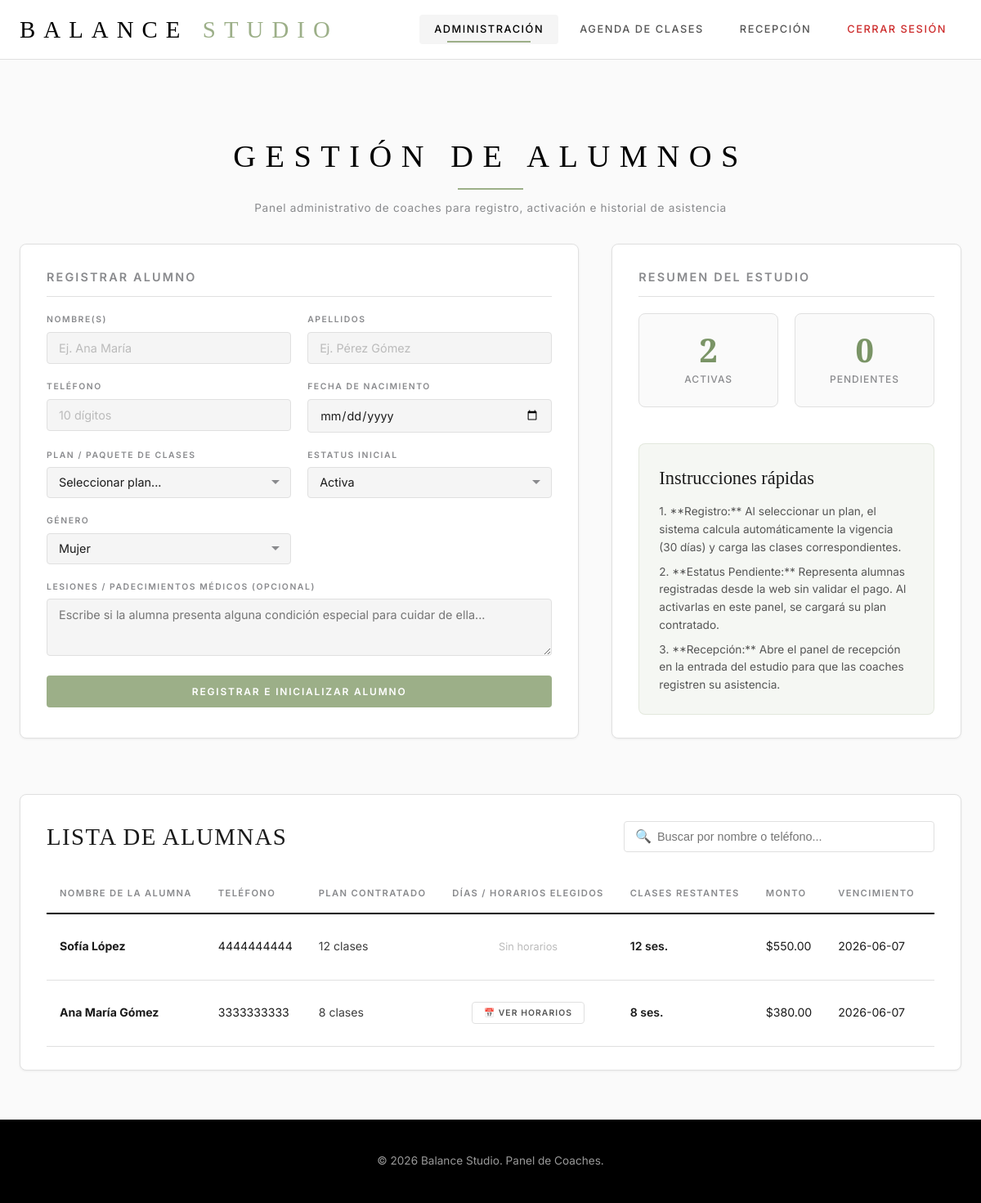
The page /admin_alumnas.php (signed in) on the database its author committed.
### tables this page shows
CREATE TABLE alumnas (
    id INT AUTO_INCREMENT PRIMARY KEY,
    alumna_id VARCHAR(10) UNIQUE,
    nombre VARCHAR(100) NOT NULL,
    apellidos VARCHAR(100) NOT NULL,
    fecha_nacimiento DATE,
    telefono VARCHAR(20) NOT NULL UNIQUE,
    email VARCHAR(150) UNIQUE DEFAULT NULL,
    password VARCHAR(255) DEFAULT NULL,
    paquete_id INT DEFAULT NULL,
    clases_restantes INT DEFAULT 0,
    lesion TEXT,
    fecha_registro DATE NOT NULL,
    fecha_vencimiento DATE DEFAULT NULL,
    monto DECIMAL(10,2) DEFAULT 0.00,
    sexo ENUM('Mujer','Hombre') DEFAULT 'Mujer',
    estatus ENUM('Activa','Inactiva','Pendiente') DEFAULT 'Activa',
    created_at TIMESTAMP DEFAULT CURRENT_TIMESTAMP,
    FOREIGN KEY (paquete_id) REFERENCES paquetes(id) ON DELETE SET NULL
);

CREATE TABLE paquetes (
    id INT AUTO_INCREMENT PRIMARY KEY,
    nombre VARCHAR(100) NOT NULL,
    descripcion TEXT,
    precio DECIMAL(10,2) NOT NULL,
    clases_incluidas INT DEFAULT 0,
    duracion_dias INT DEFAULT 30,
    activo TINYINT(1) DEFAULT 1,
    created_at TIMESTAMP DEFAULT CURRENT_TIMESTAMP
);

### admin_alumnas.php (the view, shortened to what this page needs)
<?php
$pdo = getConnection();
$logged_coach_id = intval($_SESSION['coach_id']);
$stmt = $pdo->query("SELECT id, nombre, precio, clases_incluidas FROM paquetes WHERE activo = 1 ORDER BY clases_incluidas ASC");
$pdo->exec("SET SESSION group_concat_max_len = 100000");
if ($logged_coach_id === 2) {
    $stmt = $pdo->prepare("
        SELECT a.id, a.alumna_id, a.nombre, a.apellidos,
               COALESCE(a.clases_restantes, 0) AS clases_restantes, a.telefono,
               a.monto, a.fecha_vencimiento, a.estatus, a.lesion, a.sexo,
               p.nombre AS paquete_nombre,
               a.fecha_registro,
               (SELECT GROUP_CONCAT(
                    CONCAT(h.dia_semana, ' ', TIME_FORMAT(h.hora_inicio, '%H:%i'), ' (', DATE_FORMAT(r.fecha_clase, '%d/%m/%Y'), ')')
                    ORDER BY r.fecha_clase ASC, h.hora_inicio ASC SEPARATOR '||SPLIT||')
                FROM reservaciones r
                INNER JOIN horarios h ON r.id_clase = h.id
                WHERE r.id_alumna = a.id AND r.estatus = 'Confirmada' AND h.coach_id = 2) AS horarios_txt
        FROM alumnas a
        LEFT JOIN paquetes p ON a.paquete_id = p.id
        WHERE EXISTS (
            SELECT 1 FROM reservaciones r2
            INNER JOIN horarios h2 ON r2.id_clase = h2.id
            WHERE r2.id_alumna = a.id AND r2.estatus = 'Confirmada' AND h2.coach_id = 2
        )
        ORDER BY a.id DESC
    ");
    $stmt->execute();
} else {
    $stmt = $pdo->prepare("
        SELECT a.id, a.alumna_id, a.nombre, a.apellidos,
               COALESCE(a.clases_restantes, 0) AS clases_restantes, a.telefono,
               a.monto, a.fecha_vencimiento, a.estatus, a.lesion, a.sexo,
               p.nombre AS paquete_nombre,
               a.fecha_registro,
               (SELECT GROUP_CONCAT(
                    CONCAT(h.dia_semana, ' ', TIME_FORMAT(h.hora_inicio, '%H:%i'), ' (', DATE_FORMAT(r.fecha_clase, '%d/%m/%Y'), ')')
                    ORDER BY r.fecha_clase ASC, h.hora_inicio ASC SEPARATOR '||SPLIT||')
                FROM reservaciones r
                INNER JOIN horarios h ON r.id_clase = h.id
                WHERE r.id_alumna = a.id AND r.estatus = 'Confirmada') AS horarios_txt
        FROM alumnas a
        LEFT JOIN paquetes p ON a.paquete_id = p.id
        ORDER BY a.id DESC
    ");
    $stmt->execute();
}
$alumnas = $stmt->fetchAll();
?>
<!DOCTYPE html>
<html lang="es">
<head>
    <link rel="stylesheet" href="assets/css/styles.css">
</head>
<body>
    <header class="main-header">
        <div class="header-inner">
            <a href="index.php" class="logo">Balance <span>Studio</span></a>
            <nav class="main-nav">
                <a href="admin_alumnas.php" class="nav-link active">Administración</a>
                <a href="admin_agenda.php" class="nav-link">Agenda de Clases</a>
                <a href="admin_recepcion.php" class="nav-link">Recepción</a>
                <a href="logout.php" class="nav-link" style="color: #cd2c2c;">Cerrar Sesión</a>
            </nav>
        </div>
    </header>
    <main class="app-container" style="margin-top: 40px;">
        <section class="page-title-section">
            <h1 class="page-title">Gestión de Alumnos</h1>
            <div class="page-title-divider"></div>
            <p class="page-subtitle">Panel administrativo de coaches para registro, activación e historial de asistencia</p>
        </section>
        <div class="dashboard-grid">
            <section class="card">
                <h2 class="card-title" style="font-size: 0.9rem;">Registrar Alumno</h2>
                <form action="admin_alumnas.php" method="POST" id="formRegistro">
                    <div class="grid-form">
                        <div class="form-group">
                            <label class="form-label" for="nombre">Nombre(s)</label>
                            <input type="text" class="form-input" id="nombre" name="nombre" placeholder="Ej. Ana María" required>
                        </div>
                        <div class="form-group">
                            <label class="form-label" for="apellidos">Apellidos</label>
                            <input type="text" class="form-input" id="apellidos" name="apellidos" placeholder="Ej. Pérez Gómez" required>
                        </div>
                        <div class="form-group">
                            <label class="form-label" for="telefono">Teléfono</label>
                            <input type="tel" class="form-input" id="telefono" name="telefono" placeholder="10 dígitos" required pattern="[0-9]{10}">
                        </div>
                        <div class="form-group">
                            <label class="form-label" for="fecha_nacimiento">Fecha de Nacimiento</label>
                            <input type="date" class="form-input" id="fecha_nacimiento" name="fecha_nacimiento">
                        </div>
                        <div class="form-group">
                            <label class="form-label" for="paquete_id">Plan / Paquete de clases</label>
                            <select class="form-select" id="paquete_id" name="paquete_id" onchange="toggleManualOverrides(this)" required>
                                <option value="" selected disabled>Seleccionar plan...</option>
                            </select>
                        </div>
                        <div class="form-group">
                            <label class="form-label" for="estatus">Estatus inicial</label>
                            <select class="form-select" id="estatus" name="estatus">
                                <option value="Activa" selected>Activa</option>
                            </select>
                        </div>
                        <div class="form-group">
                            <label class="form-label" for="sexo">Género</label>
                            <select class="form-select" id="sexo" name="sexo" required>
                                <option value="Mujer" selected>Mujer</option>
                            </select>
                        </div>
                    </div>
                    <div class="form-group full-width" style="margin-top: 20px;">
                        <label class="form-label" for="lesion">Lesiones / Padecimientos médicos (Opcional)</label>
                        <textarea class="form-textarea" id="lesion" name="lesion" rows="2" placeholder="Escribe si la alumna presenta alguna condición especial para cuidar de ella..."></textarea>
                    </div>
                    <button type="submit" class="btn btn-green" style="margin-top: 24px; width: 100%; justify-content: center;">Registrar e inicializar alumno</button>
                </form>
            </section>
            <section class="card" style="display: flex; flex-direction: column; justify-content: space-between;">
                <div>
                    <h2 class="card-title" style="font-size: 0.9rem;">Resumen del Estudio</h2>
                    <div class="stats-grid">
                        <div class="stat-card">
                            <div class="stat-value" id="stat-activas">0</div>
                            <div class="stat-label">Activas</div>
                        </div>
                        <div class="stat-card">
                            <div class="stat-value" id="stat-pendientes">0</div>
                            <div class="stat-label">Pendientes</div>
                        </div>
                    </div>
                </div>
                <div style="background-color: rgba(156,175,136,0.1); padding: 24px; border-radius: var(--radius-md); border: 1px solid rgba(156, 175, 136, 0.2); margin-top: 20px;">
                    <h3 style="font-family: var(--font-title); font-size: 1.4rem; margin-bottom: 12px; font-weight: 500;">Instrucciones rápidas</h3>
                    <p style="font-size: 0.85rem; color: var(--text-secondary); margin-bottom: 8px;">1. **Registro:** Al seleccionar un plan, el sistema calcula automáticamente la vigencia (30 días) y carga las clases correspondientes.</p>
                    <p style="font-size: 0.85rem; color: var(--text-secondary); margin-bottom: 8px;">2. **Estatus Pendiente:** Representa alumnas registradas desde la web sin validar el pago. Al activarlas en este panel, se cargará su plan contratado.</p>
                    <p style="font-size: 0.85rem; color: var(--text-secondary);">3. **Recepción:** Abre el panel de recepción en la entrada del estudio para que las coaches registren su asistencia.</p>
                </div>
            </section>
        </div>
        <section class="card">
            <div class="table-toolbar">
                <h2 style="font-family: var(--font-title); font-size: 1.8rem; font-weight: 500; letter-spacing: 0.05em; text-transform: uppercase;">Lista de Alumnas</h2>
                <div class="search-box">
                    <span class="search-icon">🔍</span>
                    <input type="text" class="search-input" id="search-input" placeholder="Buscar por nombre o teléfono..." onkeyup="filterAlumnas()">
                </div>
            </div>
            <div class="table-container">
                <table class="data-table" id="alumnas-table">
                    <thead>
                        <tr>
                            <th>Nombre de la Alumna</th>
                            <th>Teléfono</th>
                            <th>Plan Contratado</th>
                            <th>Días / horarios elegidos</th>
                            <th>Clases Restantes</th>
                            <th>Monto</th>
                            <th>Vencimiento</th>
                            <th>Estatus</th>
                        </tr>
                    </thead>
                    <tbody>
                        <?php foreach ($alumnas as $al): ?>
                        <tr>
                            <td>
                                <strong><?= htmlspecialchars($al['nombre']) ?> <?= htmlspecialchars($al['apellidos']) ?></strong>
                            </td>
                            <td><?= htmlspecialchars($al['telefono']) ?></td>
                            <td><span style="opacity: 0.85;"><?= htmlspecialchars($al['paquete_nombre'] ?? 'Ninguno') ?></span></td>
                            <td style="text-align:center;">
                                <?php if ($al['horarios_txt']): ?>
                                    <button class="btn btn-outline btn-sm" style="white-space:nowrap;"
                                        onclick="showHorariosModal(<?php echo htmlspecialchars(json_encode($al['horarios_txt'], JSON_HEX_TAG | JSON_HEX_APOS | JSON_HEX_QUOT | JSON_HEX_AMP)); ?>)">
                                        📅 Ver horarios
                                    </button>
                                <?php else: ?>
                                    <span style="color:#bbb; font-size:0.8rem;">Sin horarios</span>
                                <?php endif; ?>
                            </td>
                            <td style="font-weight: 600; color: <?= ($al['clases_restantes'] == 0 ? '#cd2c2c' : 'var(--text-primary)') ?>;">
                                <?= $al['clases_restantes'] ?> ses.
                            </td>
                            <td>$<?= number_format($al['monto'], 2) ?></td>
                            <td><?= $al['fecha_vencimiento'] ? htmlspecialchars($al['fecha_vencimiento']) : '—' ?></td>
                            <td>
                            </td>
                        </tr>
                        <?php endforeach; ?>
                    </tbody>
                </table>
            </div>
        </section>
    </main>
    <footer style="background: var(--black); color: var(--white); padding: 40px 0; margin-top: 60px; text-align: center;">
        <div class="app-container">
            <p style="opacity: 0.6; font-size: 0.85rem;">© 2026 Balance Studio. Panel de Coaches.</p>
        </div>
    </footer>
</body>
</html>

### admin_alumnas.php (style rules this page uses)
.dashboard-grid { display: grid; grid-template-columns: 1.6fr 1fr; gap: 40px; margin-bottom: 40px; }
.grid-form { display: grid; grid-template-columns: 1fr 1fr; gap: 20px; }
.stats-grid { display: grid; grid-template-columns: 1fr 1fr; gap: 20px; margin-bottom: 24px; }
.stat-card { background: #fafafa; border: 1px solid var(--border-color); border-radius: var(--radius-md); padding: 24px; text-align: center; }
.stat-value { font-family: var(--font-title); font-size: 2.5rem; font-weight: 600; color: var(--green-dark); line-height: 1; margin-bottom: 6px; }
.stat-label { font-size: 0.75rem; text-transform: uppercase; letter-spacing: 1px; color: var(--text-muted); font-weight: 500; }
.search-box { position: relative; max-width: 380px; width: 100%; }
.search-input { width: 100%; padding: 10px 14px 10px 40px; border: 1px solid var(--border-color); border-radius: var(--radius-sm); background: var(--bg-card); font-size: 0.9rem; outline: none; transition: var(--transition); }
.search-icon { position: absolute; left: 14px; top: 50%; transform: translateY(-50%); color: var(--text-muted); pointer-events: none; }
.table-toolbar { display: flex; justify-content: space-between; align-items: center; margin-bottom: 24px; gap: 20px; }

### rows shown on the page
alumnas: nombre "Sofía", apellidos "López", telefono "4444444444", paquete.nombre "12 clases", shows "Sin horarios", clases_restantes "12", monto "550.00", fecha_vencimiento "2026-06-07"
alumnas: nombre "Ana María", apellidos "Gómez", telefono "3333333333", paquete.nombre "8 clases", clases_restantes "8", monto "380.00", fecha_vencimiento "2026-06-07"
